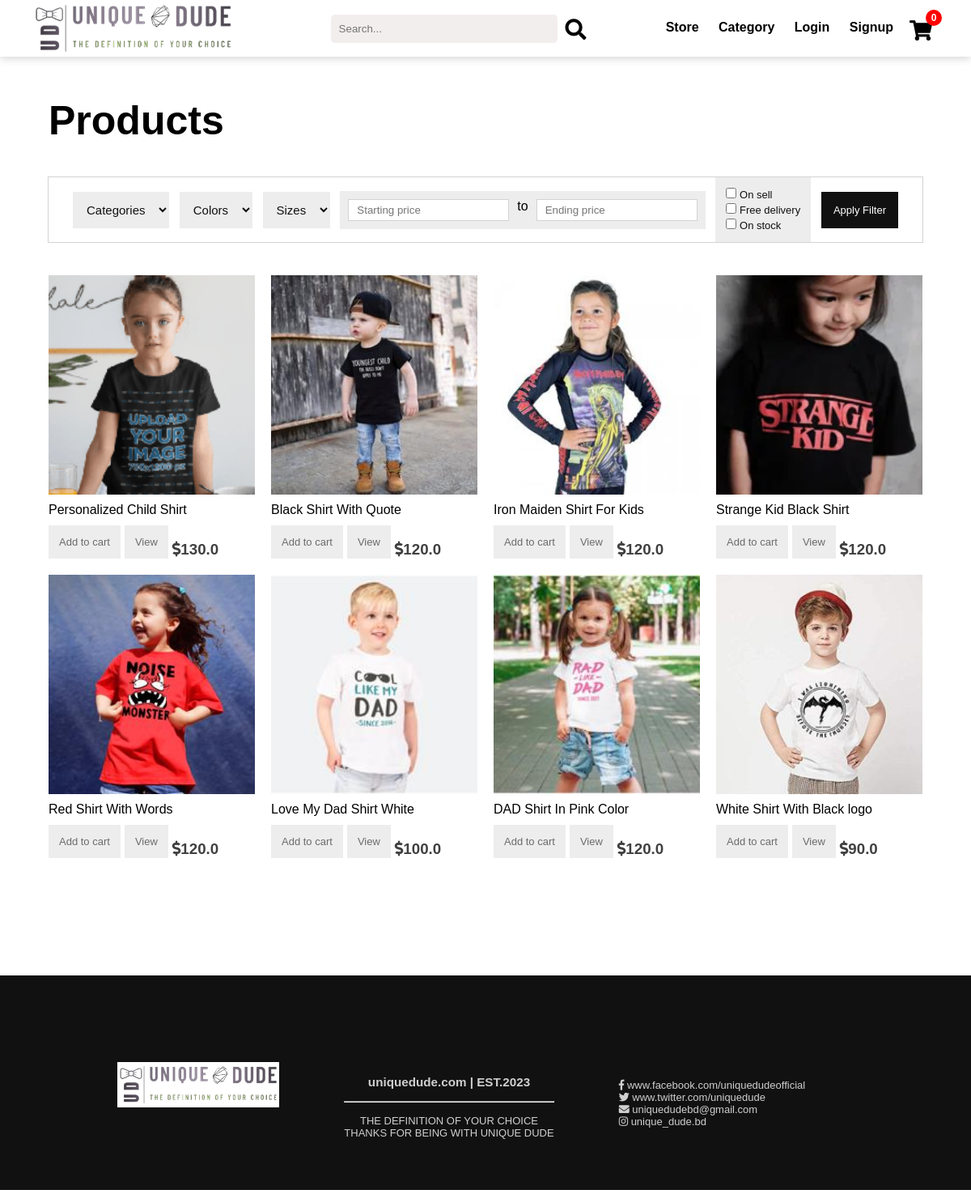
Page /category/1/ on the committed database.
### store/models.py (models this page shows, shortened)
class Product(models.Model):
    SIZE = (('s', 's'),
            ('m', 'm'),
            ('l', 'l'),
            ('xl', 'xl'),
            ('xxl', 'xxl'))
    COLOR = (('red', 'red'),
             ('black', 'black'),
             ('blue', 'blue'),
             ('green', 'green'),
             ('white', 'white'),
             ('gray', 'gray'))
    name = models.CharField(max_length=100, null=True)
    price = models.FloatField(null=True)
    old_price = models.FloatField(null=True, blank=True)
    category = models.ManyToManyField(Category)
    image = models.ImageField(null=True, blank=True, upload_to='product/')
    on_sell = models.BooleanField(default=False, null=True)
    date = models.DateTimeField(default=timezone.now)
    on_stock = models.BooleanField(default=True, null=True)
    delivery = models.BooleanField(default=False, null=True)
    color = models.CharField(max_length=200, null=True, blank=True, choices=COLOR)
    size = models.CharField(max_length=200, null=True, blank=True, choices=SIZE)

### store/views.py (the view)
# urls.py: path('category/<id>/', views.category_items, name='category'),
def category_items(request, id):
    categories = Category.objects.all()
    products = Product.objects.all().order_by('-date')
    if request.method == 'POST':
        starting_price = 0
        ending_price = sys.maxsize
        category = request.POST.get('category')
        color = request.POST.get('colors')
        size = request.POST.get('sizes')
        starting_price = request.POST.get('starting-price')
        if starting_price: float(starting_price)
        ending_price = request.POST.get('ending-price')
        if starting_price: float(starting_price)
        on_sell = request.POST.get('on-sell')
        free_delivery = request.POST.get('free-delivery')
        on_stock = request.POST.get('on-stock')
        if starting_price or ending_price:
            products = Product.objects.filter(price__gte=starting_price, price__lte=ending_price)
        if category:
            category = Category.objects.get(name=category)
            products  = products.filter(category=category)
        if color:
            products = products.filter(color=color)
        if size:
            products = products.filter(size=size)
        if on_sell:
            products = products.filter(on_sell=True)
        if free_delivery:
            products = products.filter(delivery=True)
        if on_stock:
            products = products.filter(on_stock=True)
    else:
        if id == '-1':
            products = Product.objects.all().order_by('-date')
            category = "All"
        else:
            products = Product.objects.filter(category=id).all().order_by('-date')
            category = Category.objects.get(id=id)
    paginator = Paginator(products, 20)  # Show 20 product per page.
    page_number = request.GET.get('page')
    page_obj = paginator.get_page(page_number)
    data = cookieCart(request)
    cart_info = data['order']
    context = {
        'cart_info': cart_info,
        'categories': categories,
        'products': page_obj,
        'title': category,
    }
    return render(request, 'store/category.html', context)

### store/cart.py (called while the page is built, shortened)
def cookieCart(request):
    try:
        cart = json.loads(request.COOKIES['cart'])
    except:
        cart = {}
    items = []
    order = {'get_cart_total': 0, 'get_cart_total_item': 0}
    return {'items': items, 'order': order}

### store/models.py (called while the page is built)
    def __str__(self):
        return self.name;

### store/templates/store/category.html (shortened to what this page needs)
{% extends 'store/base.html' %}
{% load static %}
{% block body %}
<link rel="stylesheet" href="{% static 'css/category.css' %}">
	<div class="products">
		<h1>Products</h1>
		<div class="filter">
			<form method="POST" action="/category/-1/" name="filter-form" class="filter-container">
				<select name="category">
					<option selected disabled> Categories </option>
				</select>
				<select name="colors">
					<option selected disabled> Colors </option>
				</select>
				<select name="sizes">
					<option selected disabled> Sizes </option>
				</select>
				<div class='price-inputs'>
          <input name="starting-price" type="number" placeholder="Starting price"/>
          <p>to</p>
          <input name="ending-price" type="number" placeholder="Ending price"/>
        </div>
				<div class="checkbox-container">
					<div class="on-sell">
						<input name="on-sell" type="checkbox" id="checkbox">
						<label> On sell </label>
					</div>
					<div class="free-delivery">
						<input name="free-delivery" type="checkbox" id="checkbox">
						<label> Free delivery </label>
					</div>
					<div class="on-stock">
						<input name="on-stock" type="checkbox" id="checkbox">
						<label> On stock </label>
					</div>
				</div>
				<button type="submit" class='filter-btn'> Apply Filter</button>
			</form>
		</div>
		<div class="product-container">
			{% for product in products %}
				<div class="item-products">
					<div class="product-image" style="background: url({{ product.image.url }}) no-repeat center center / cover;">
					</div
					<h3 class="product-name"> {{ product.name }}</h3>
					<div class="product-actions">
						<a data-product={{product.id}} data-action="add" id="item-btn" class="add-to-cart-btn update-cart">Add to cart</a>
						<a id="item-btn" class="view-product" href="../../product/{{product.id}}">View</a>
						<h3 class="product-price"><i class="fas fa-dollar-sign"></i>{{ product.price }}</h3>
					</div>
				</div>
			{% endfor %}
		</div>
	</div>
{% endblock body %}

### store/templates/store/base.html (shortened to what this page needs)
<!DOCTYPE html>
<html lang="en">
<head>
    {% load static %}
    <link rel="stylesheet" href="https://cdnjs.cloudflare.com/ajax/libs/font-awesome/5.7.2/css/all.min.css"  />
    <link rel="stylesheet" href="{% static 'css/base.css' %}">
</head>
<body>
    <header>
        <div class="header-container">
            <a href="{% url 'store' %}"><div class="logo">
                <img src={% static 'img/TTT.svg.jpg' %} alt="logo">
            </div></a>
            <div class="search">
                <input type="text" name="search" autocomplete="off" placeholder="Search...">
            </div>
            <div style="cursor: pointer;" class="search-btn"><i class="fas fa-search"></i></div>
            <div class="cart-icon">
                <a href="{% url 'cart' 'none' %}"><i class="fas fa-shopping-cart"><p class="cart-number">{{ cart_info.get_cart_total_item }}</p></i></a>
            </div>
            <nav>
                <ul>
                    <li class="home-btn"><a href="{% url 'store' %}">Store</a></li>
                    <li class="category-btn">Category
                    </li>
                    {% if user.is_authenticated %}
                        <li class="logout-btn">Logout</li>
                        <script type="text/javascript">
                            var logout_btn = document.querySelector('.logout-btn');
                            logout_btn.addEventListener('click', function(){
                                var body = document.body;
                                var log_container = document.createElement('div');
                                log_container.setAttribute('class', 'logout_container');
                                var log = document.createElement('div');
                                log.setAttribute('class', 'logout_window');
                                log.innerHTML = `
                                    <h3>Are you sure want to logout?</h3>
                                    <a class="logout-btn-inner" href="{% url 'logout' %}"> Logout </a>
                                `;
                                log_container.appendChild(log);
                                body.appendChild(log_container);
                                document.querySelector('.logout_container').addEventListener('click', function(){
                                    document.body.removeChild(log_container);
                                });
                            });
                        </script>
                    {% else %}
                        <li><a class="login-btn" href="{% url 'login' %}">Login</a></li>
                        <li><a class="signup-btn" href="{% url 'signup' %}">Signup</a></li>
                    {% endif %}
                </ul>
            </nav>
        </div>
    </header>
    {% block body %}
    {% endblock body %}
    <div class="footer">
        <img src="{% static 'img/TTT.svg.jpg' %}" alt="logo">
        <div class="footer-text">
            <h3>uniquedude.com | EST.2023 </h3><br><br>
            <hr><br>
            <p>THE DEFINITION OF YOUR CHOICE<BR>
                THANKS FOR BEING WITH UNIQUE DUDE
            </p>
        </div>
        <div class="contacts">
            <i class="fab fa-facebook-f"></i> <p>www.facebook.com/uniquedudeofficial</p><br>
            <i class="fab fa-twitter"></i> <p>www.twitter.com/uniquedude</p><br>
            <i class="fas fa-envelope"></i> <p>uniquedudebd@gmail.com</p><br>
            <i class="fab fa-instagram"></i> <p>unique_dude.bd</p><br>
        </div>
    </div>
</body>
</html>

### static/css/base.css (style rules this page uses)
body { margin: 0px; padding: 0px; font-family: 'Arial', sans-serif; overflow: hidden; background-color: white; }
* { margin: 0px; padding: 0px; }
html { overflow-x: hidden; }
header { position: fixed; top: 0px; height: 70px; width: 100%; box-shadow: 0px 2px 10px lightgray; background-color: white; z-index: 200; }
.header-container { margin: 0px 40px; }
.logo { display: inline; float: left; }
.logo img { height: 70px; }
.search { float: left; display: inline; margin-left: 60px; }
.search input { border: none; border-radius: 5px; background-color: #F3EEEE; padding: 10px; width: 260px; margin-left: 60px; margin-top: 18px; margin-right: 10px; }
.search-btn { float: left; display: inline; }
.search-btn i { font-size: 26px; margin-top: 23px; }
nav { float: right; display: inline; margin-top: 25px; }
nav ul { display: inline; }
nav > ul > li { display: inline; list-style: none; padding-left: 10px; padding-right: 10px; font-weight: bold; }
nav ul li a { text-decoration: none; color: black; }
.cart-icon { float: right; display: inline; width: 26px; margin-right: 10px; margin-left: 10px; margin-top: 25px; }
.cart-icon i, .menu-icon i { font-size: 25px; }
.cart-icon i p { font-family: 'Arial', sans-serif; font-size: 12px; color: white; }
.cart-number { text-align: center; background-color: red; border-radius: 10px; position: absolute; top: 12px; width: 20px; height: 20px; margin-left: 20px; line-height: 20px; }
.cart-icon a { color: black; }
.footer { position: relative; bottom: -5px; margin-top: 100px; font-size: 13px; display: flex; justify-content: center; align-items: center; height: 270px; width: 100%; background-color: #111; color: #CFCFCF; }
.footer img { width: 200px; padding: 50px; margin-left: 30px; }
.footer .footer-text { padding: 30px; text-align: center; margin-top: 55px; }
.footer-text h3 { display: inline; }
.footer .contacts { width: 320px; padding: 50px; margin-top: 45px; }
.footer .contacts p { font-weight: lighter; display: inline; font-family: 'Arial', sans-serif; }

### static/css/category.css (style rules this page uses)
h1 { padding-top: 120px; width: 100%; font-size: 50px; width: 90%; }
.products { display: flex; gap: 40px; flex-direction: column; justify-content: center; align-items: center; width: 100%; height: 100%; background-color: white; }
.products h1 { font-size: 50px; margin: 0px; }
.filter { width: 90%; margin: auto; height: 80px; border: 0.01cm solid lightgray; display: flex; justify-content: space-between; align-items: center; }
.filter-container { padding: 30px; display: flex; width: 100%; justify-content: space-between; align-items: center; gap: 10px; }
.price-inputs { display: flex; gap: 10px; background-color: #EDEDED; padding: 10px; }
input { border: 0.01cm solid lightgray; padding: 5px 10px; }
.filter-btn { font-size: 13px; text-decoration: none; background-color: #111; color: white;; padding: 15px; font-family: 'Arial', sans-serif; transition: .3s; border: none; }
select { color: #111; background-color: #EDEDED; padding: 13px; font-family: 'Arial', sans-serif; transition: .3s; border: none; font-size: 15px; }
.checkbox-container { color: #111; background-color: #EDEDED; padding: 13px; font-family: 'Arial', sans-serif; transition: .3s; border: none; font-size: 13px; display: flex; flex-direction: column; gap: 3px; }
.product-container { display: grid; grid-template-columns: repeat(4, 1fr); grid-gap: 20px; height: 100%; width: 90%; margin: auto; }
.product-container .item-products { margin: 0px; min-height: 350px; display: flex; flex-direction: column; gap: 10px; }
.item-products .product-image { height: 100%; width: 100%; }
.item-products .product-actions { display: flex; flex-direction: row; gap: 5px; align-items: flex-end; }
.add-to-cart-btn { font-size: 13px; text-decoration: none; color: #6B6B6B; padding: 13px; background-color: #EDEDED; font-family: 'Arial', sans-serif; transition: .3s; }
.view-product { font-size: 13px; text-decoration: none; color: #6B6B6B; padding: 13px; background-color: #EDEDED; font-family: 'Arial', sans-serif; transition: .3s; }
.product-price { color: #404040; float: right; margin-right: 10px; }

### rows in the picture
Product: image (picture), name "Personalized Child Shirt", price "130.0"
Product: image (picture), name "Black Shirt With Quote", price "120.0"
Product: image (picture), name "Iron Maiden Shirt For Kids", price "120.0"
Product: image (picture), name "Strange Kid Black Shirt", price "120.0"
Product: image (picture), name "Red Shirt With Words", price "120.0"
Product: image (picture), name "Love My Dad Shirt White", price "100.0"
Product: image (picture), name "DAD Shirt In Pink Color", price "120.0"
Product: image (picture), name "White Shirt With Black logo", price "90.0"

### other values in the picture
{{ cart_info.get_cart_total_item }} "0"
